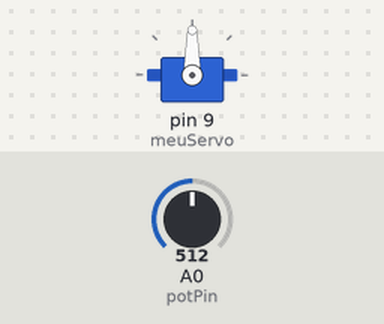
The sketch below on a simulated Arduino Uno, built with avr-gcc and run on an emulated ATmega328P. Parts: servo. The test bench sets the inputs (shaded band); at power-on: A0 (potPin) = 512.

Above: at 1.2 s.
1.3 s: A0 (potPin) set to 716
At 2.0 s:
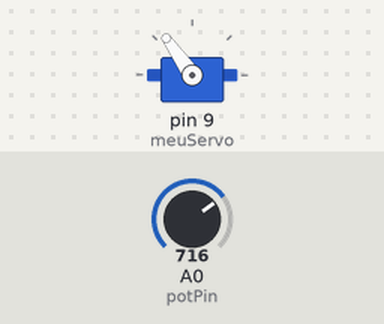
2.8 s: A0 (potPin) set to 900
At 4.0 s:
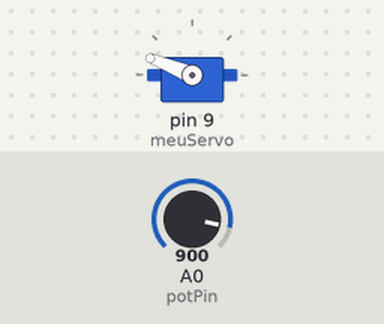
4.3 s: A0 (potPin) set to 1023
At 5.5 s:
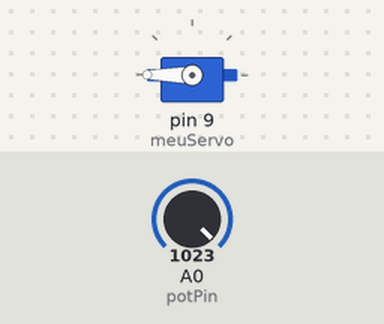
5.8 s: A0 (potPin) set to 306
At 6.3 s:
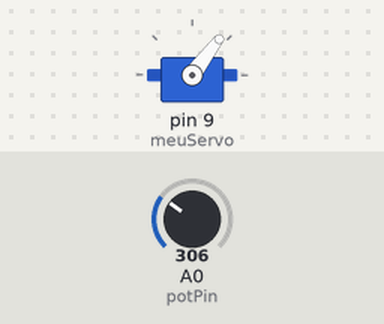
7.3 s: A0 (potPin) set to 122
At 7.8 s:
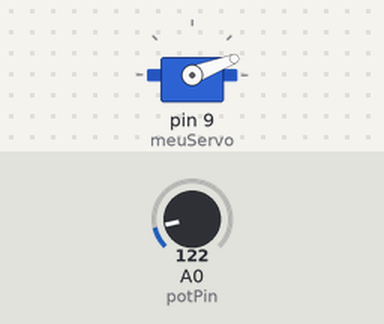
Timing chart, 0 to 9.8 s (numbered marks = the images above; inputs shaded):
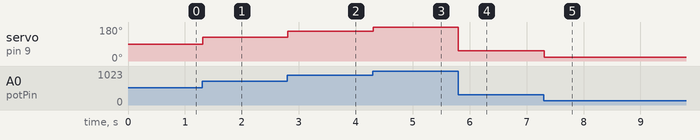

Measured:
- after the input at 1.3 s, servo on pin 9 (meuServo): 90° → 125° at once
- after the input at 2.8 s, servo on pin 9 (meuServo): 125° → 158° at once
- after the input at 4.3 s, servo on pin 9 (meuServo): 158° → 180° at once
- after the input at 5.8 s, servo on pin 9 (meuServo): 180° → 53° at once
- after the input at 7.3 s, servo on pin 9 (meuServo): 53° → 21° at once

The sketch:

controle_servo_pot.ino
```cpp
#include <Servo.h>

Servo meuServo;
int potPin = A0;
int valorPot;
int angulo;

void setup() {
  meuServo.attach(9);
}

void loop() {
  valorPot = analogRead(potPin);
  angulo = map(valorPot, 0, 1023, 0, 180); // Mapeia para o ângulo do servo
  meuServo.write(angulo);                   // Move o servo
  delay(15);
}
```
